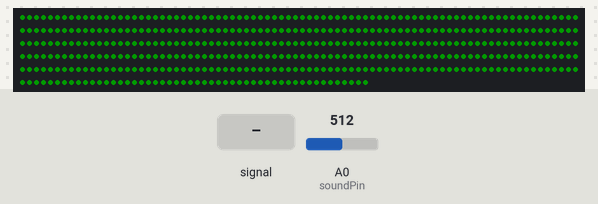
Bench run of a sketch on a simulated Arduino Uno, built with avr-gcc and run on an emulated ATmega328P. Shown: 450 RGB LEDs in strip order, left to right, continuing on the next row. The inputs (shaded band) are chosen by the test bench; at power-on: A0 (soundPin) = 512. Dim RGB values are drawn brighter than linear.

Above: at 9.1 s.
9.2 s: A0 (soundPin) fed a 2 Hz sine of ±306 counts around its level
12.2 s: A0 (soundPin) set to 390
13.7 s: A0 (soundPin) fed a 200 Hz sine of ±81 counts around its level
15.5 s: A0 (soundPin) set to 306
17.0 s: A0 (soundPin) set to 400
Timing chart, 0 to 19.5 s (numbered marks = the images above; inputs shaded):
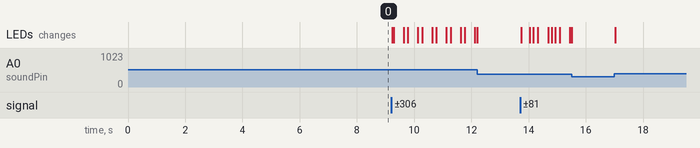

The sketch:

LED_test.ino
```cpp
#include <FastLED.h>
#define LED_PIN     12
#define NUM_LEDS    450

CRGB leds[NUM_LEDS];

int soundPin = 0;
float amp = 0.1;
int brightness = 50;

void setup() {
  FastLED.addLeds<WS2812, LED_PIN, GRB>(leds, NUM_LEDS);
  //Serial.begin(9600);
  for (int i = 0; i < NUM_LEDS; i++) {
    leds[i] = CRGB::Green;
    FastLED.show();
  }
  pinMode(soundPin, INPUT);
}
void loop() {
  int thing = analogRead(soundPin);
  //Serial.print(thing);
  if (thing > 400) {
    amp = .6;
    brightness = thing * amp;
  }else if(thing > 390){
    amp = 0.3;
    brightness = thing * amp;
  }else{
    //brightness = 50;
  }
  FastLED.setBrightness(brightness);
  FastLED.show();
  //delayMicroseconds(10);
  //Serial.println();
}
```

Measured:
- after the input at 12.2 s, every drawn part: stays the same
